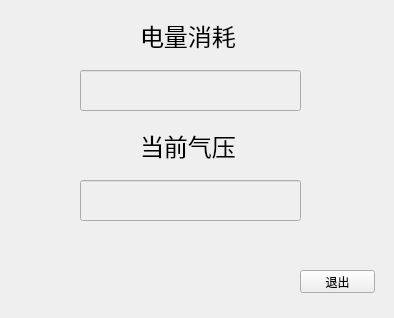
<?xml version="1.0" encoding="UTF-8"?>
<ui version="4.0">
 <class>pyBattery</class>
 <widget class="QWidget" name="pyBattery">
  <property name="geometry">
   <rect>
    <x>0</x>
    <y>0</y>
    <width>394</width>
    <height>318</height>
   </rect>
  </property>
  <property name="windowTitle">
   <string>pyBattery</string>
  </property>
  <widget class="QLineEdit" name="lineEdit">
   <property name="enabled">
    <bool>false</bool>
   </property>
   <property name="geometry">
    <rect>
     <x>80</x>
     <y>70</y>
     <width>221</width>
     <height>41</height>
    </rect>
   </property>
  </widget>
  <widget class="QLabel" name="label">
   <property name="geometry">
    <rect>
     <x>140</x>
     <y>10</y>
     <width>101</width>
     <height>51</height>
    </rect>
   </property>
   <property name="font">
    <font>
     <family>宋体</family>
     <pointsize>18</pointsize>
    </font>
   </property>
   <property name="text">
    <string>电量消耗</string>
   </property>
  </widget>
  <widget class="QPushButton" name="pushButton">
   <property name="geometry">
    <rect>
     <x>300</x>
     <y>270</y>
     <width>75</width>
     <height>23</height>
    </rect>
   </property>
   <property name="text">
    <string>退出</string>
   </property>
  </widget>
  <widget class="QLineEdit" name="lineEdit_2">
   <property name="enabled">
    <bool>false</bool>
   </property>
   <property name="geometry">
    <rect>
     <x>80</x>
     <y>180</y>
     <width>221</width>
     <height>41</height>
    </rect>
   </property>
  </widget>
  <widget class="QLabel" name="label_2">
   <property name="geometry">
    <rect>
     <x>140</x>
     <y>120</y>
     <width>101</width>
     <height>51</height>
    </rect>
   </property>
   <property name="font">
    <font>
     <family>宋体</family>
     <pointsize>18</pointsize>
    </font>
   </property>
   <property name="text">
    <string>当前气压</string>
   </property>
  </widget>
 </widget>
 <layoutdefault spacing="6" margin="11"/>
 <resources/>
 <connections>
  <connection>
   <sender>pushButton</sender>
   <signal>clicked()</signal>
   <receiver>pyBattery</receiver>
   <slot>close()</slot>
   <hints>
    <hint type="sourcelabel">
     <x>198</x>
     <y>211</y>
    </hint>
    <hint type="destinationlabel">
     <x>288</x>
     <y>242</y>
    </hint>
   </hints>
  </connection>
 </connections>
</ui>
